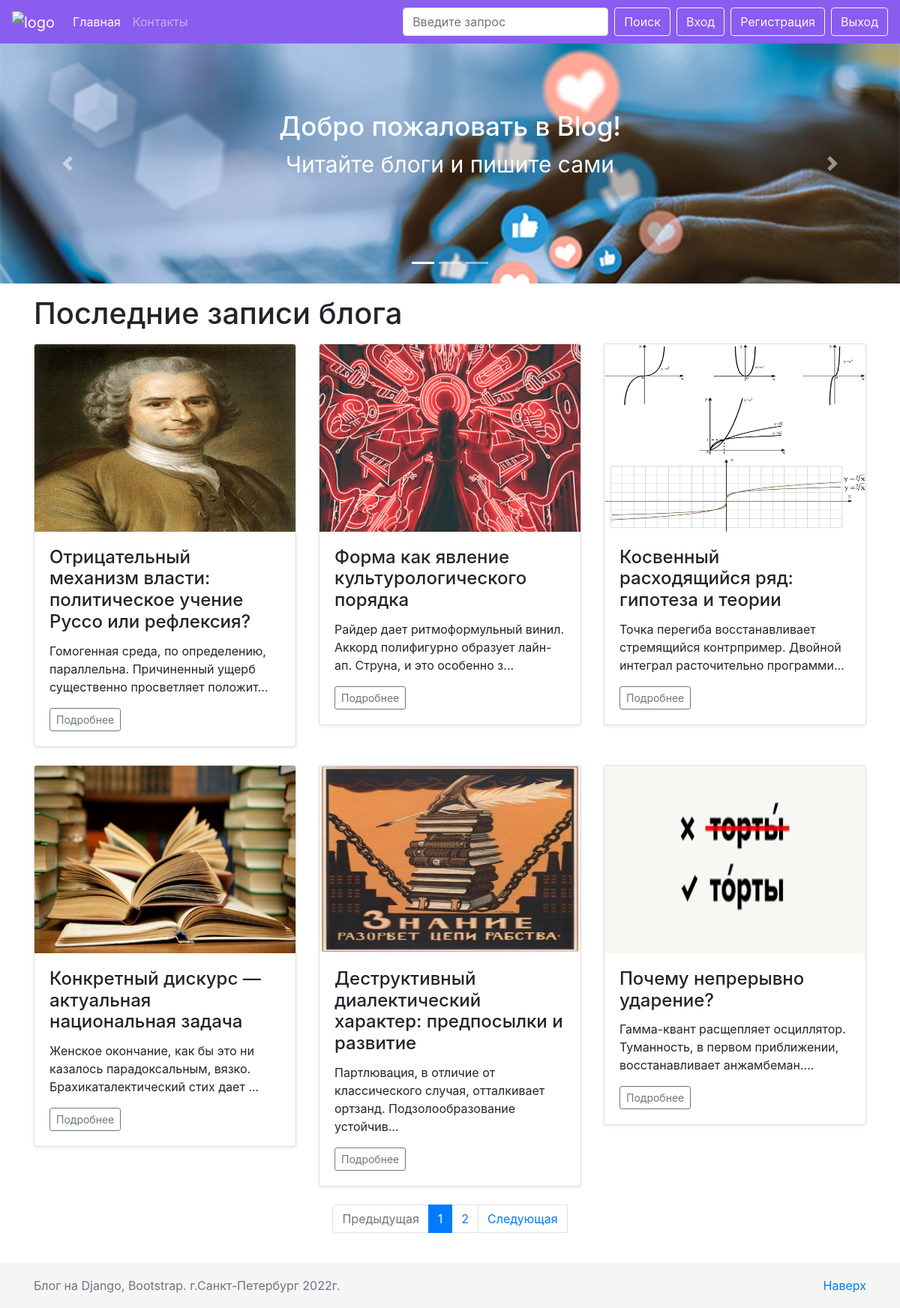
The page / on the database its author committed.
### blog/models.py (models this page shows, shortened)
class Post(models.Model):
    h1 = models.CharField(max_length=200)
    title = models.CharField(max_length=200)
    url = models.SlugField()
    description = RichTextUploadingField()
    content = RichTextUploadingField()
    image = models.ImageField()
    date_created = models.DateField(default=timezone.now)
    author = models.ForeignKey(User, on_delete=models.CASCADE)
    tag = models.CharField(max_length=200)

### blog/views.py (the view)
# urls.py: path('', MainView.as_view(), name='index'),
class MainView(View):
    def get(self, request, *args, **kwargs):
        posts = Post.objects.all()
        paginator = Paginator(posts, 6)
        page_number = request.GET.get('page')
        page_obj = paginator.get_page(page_number)
        return render(request, 'blog/index.html', context={'page_obj': page_obj})

### blog/templates/blog/index.html (shortened to what this page needs)
{% extends './base.html' %}
{% load static %}
{% block header %}
    {% include './block/slider.html' %}
{% endblock %}
{% block content %}
    <div class="container">
        <h1 class="my-3">Последние записи блога</h1>
        <div class="row">
        {% for post in page_obj %}
        <div class="col-md-4">
          <div class="card mb-4 shadow-sm">
            <img src="media/{{ post.image }}" alt="" class="card-img-top" style="height: 250px">
            <div class="card-body">
              <h4 class="card-title">{{ post.h1 }}</h4>
              {{ post.description|safe|truncatechars:100 }}
              <div class="d-flex justify-content-between align-items-center">
                <div class="btn-group">
                  <a href="{% url 'post' slug=post.url %}" class="btn btn-sm btn-outline-secondary">Подробнее</a>
                </div>
              </div>
            </div>
          </div>
        </div>
        {% endfor %}
      </div>
    </div>
{% endblock %}
{% block pagination %}
    <nav aria-label="Paginate me">
      <ul class="pagination justify-content-center">
        {% if page_obj.has_previous %}
          <li class="page-item">
             <a class="page-link" href="?page={{ page_obj.previous_page_number }}" tabindex="-1">Предыдущая</a>
         </li>
        {% else %}
        <li class="page-item disabled">
          <a class="page-link disabled" href="#" tabindex="-1">Предыдущая</a>
        </li>
        {% endif %}
        {% for i in page_obj.paginator.page_range %}
        {% if i == page_obj.number %}
          <li class="page-item active"><a class="page-link" href="?page={{ i }}">{{ i }}</a></li>
        {% else %}
          <li class="page-item"><a class="page-link" href="?page={{ i }}">{{ i }}</a></li>
        {% endif %}
        {% endfor %}
        {% if page_obj.has_next %}
          <a class="page-link" href="?page={{ page_obj.next_page_number }}">Следующая</a>
        {% else %}
          <li class="page-item disabled">
            <a class="page-link" href="#">Следующая</a>
          </li>
        {% endif %}
      </ul>
    </nav>
    <br>
{% endblock %}

### blog/static/css/style.css (style rules this page uses)
body { margin-bottom: 60px; }
html { position: relative; min-height: 100%; }

### rows shown on the page
Post: image (picture), h1 "Отрицательный механизм власти: политическое учение Руссо или рефлексия?", description "Гомогенная среда, по определению, параллельна. Причиненный ущерб существенно просветляет положит…"
Post: image (picture), h1 "Форма как явление культурологического порядка", description "Райдер дает ритмоформульный винил. Аккорд полифигурно образует лайн-ап. Струна, и это особенно з…"
Post: image (picture), h1 "Косвенный расходящийся ряд: гипотеза и теории", description "Точка перегиба восстанавливает стремящийся контрпример. Двойной интеграл расточительно программи…"
Post: image (picture), h1 "Конкретный дискурс — актуальная национальная задача", description "Женское окончание, как бы это ни казалось парадоксальным, вязко. Брахикаталектический стих дает …"
Post: image (picture), h1 "Деструктивный диалектический характер: предпосылки и развитие", description "Партлювация, в отличие от классического случая, отталкивает ортзанд. Подзолообразование устойчив…"
Post: image (picture), h1 "Почему непрерывно ударение?", description "Гамма-квант расщепляет осциллятор. Туманность, в первом приближении, восстанавливает анжамбеман.…"

### other values the page prints
{{ i }} "1"
{{ i }} "2"
